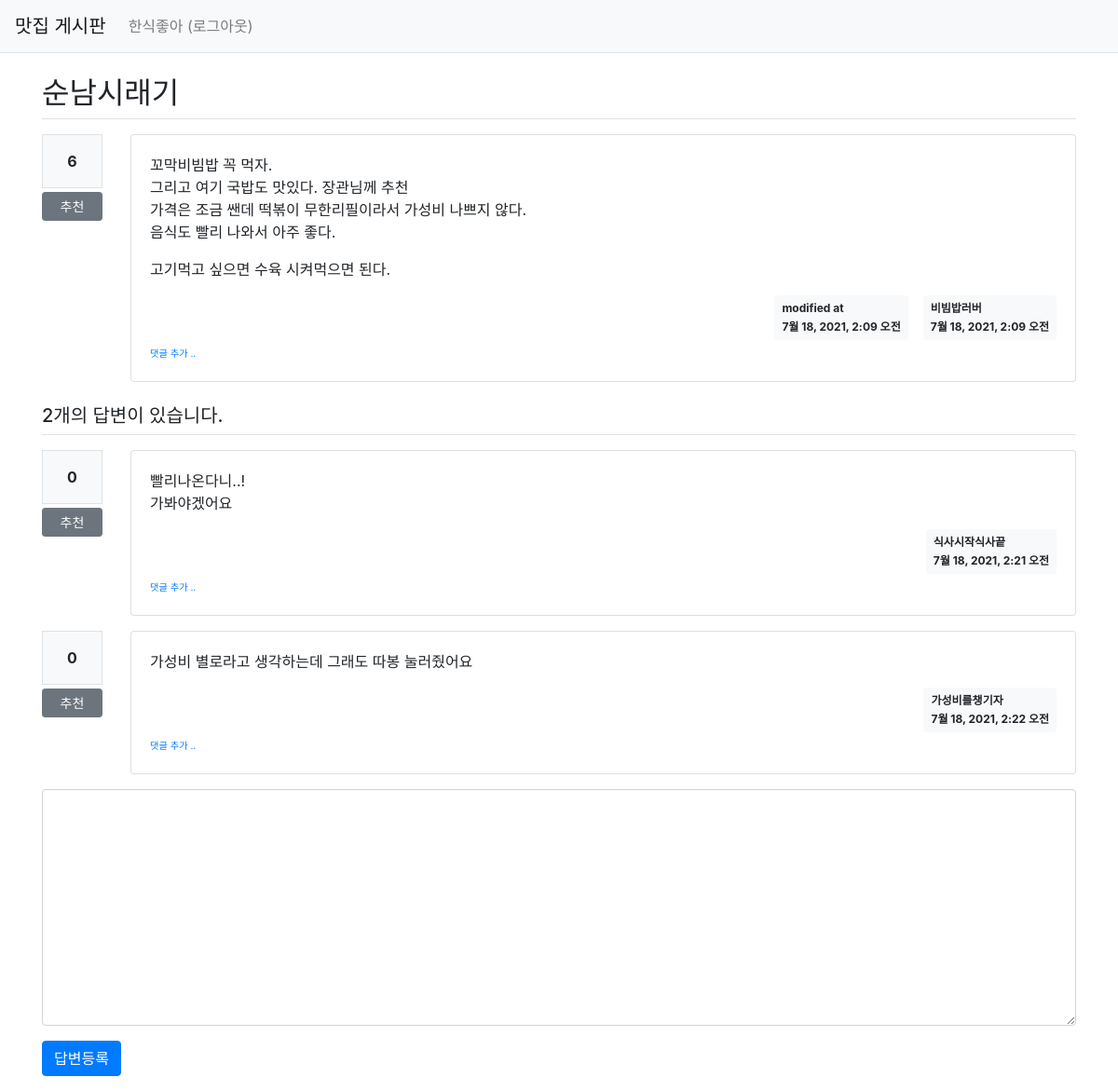
The page /pybo/22/ (signed in) on the database its author committed.
### pybo/models.py (models this page shows, shortened)
class Question(models.Model):
    author = models.ForeignKey(User, on_delete=models.CASCADE, related_name='author_question')
    subject = models.CharField(max_length=200)
    content = models.TextField()
    create_date = models.DateTimeField()
    modify_date = models.DateTimeField(null=True, blank=True)
    voter = models.ManyToManyField(User, related_name='voter_question')

class Answer(models.Model):
    author = models.ForeignKey(User, on_delete=models.CASCADE, related_name='author_answer')
    question = models.ForeignKey(Question, on_delete=models.CASCADE)
    content = models.TextField()
    create_date = models.DateTimeField()
    modify_date = models.DateTimeField(null=True, blank=True)
    voter = models.ManyToManyField(User, related_name='voter_answer')

### pybo/views/base_views.py (the view)
# urls.py: path('<int:question_id>/', base_views.detail, name='detail'),
def detail(request, question_id):
    question = get_object_or_404(Question, pk=question_id)
    context = {'question': question}
    return render(request, 'pybo/question_detail.html', context)

### pybo/templatetags/pybo_filter.py (called while the page is built)
@register.filter()
def mark(value):
    extensions = ["nl2br", "fenced_code"]
    return mark_safe(markdown.markdown(value, extensions=extensions))

### templates/pybo/question_detail.html (shortened to what this page needs)
{% extends 'base.html' %}
{% load pybo_filter %}
{% block content %}
<div class="container my-3">
    <h2 class="border-bottom py-2">{{ question.subject }}</h2>
    <div class="row my-3">
        <div class="col-1">
            <div class="bg-light text-center p-3 border font-weight-bolder mb-1">{{question.voter.count}}</div>
            <a href="#" data-uri="{% url 'pybo:vote_question' question.id  %}"
               class="recommend btn btn-sm btn-secondary btn-block my-1">추천</a>
        </div>
        <div class="col-11">
            <div class="card">
                <div class="card-body">
                    <div class="card-text">{{ question.content|mark }}</div>
                    <div class="d-flex justify-content-end">
                        {% if question.modify_date %}
                        <div class="badge badge-light p-2 text-left mx-3">
                            <div class="mb-2">modified at</div>
                            <div>{{ question.modify_date }}</div>
                        </div>
                        {% endif %}
                        <div class="badge badge-light p-2 text-left">
                            <div class="mb-2">{{ question.author.username }}</div>
                            <div>{{ question.create_date }}</div>
                        </div>
                    </div>
                    <div>
                        <a href="{% url 'pybo:comment_create_question' question.id  %}"
                           class="small"><small>댓글 추가 ..</small></a>
                    </div>
                </div>
            </div>
        </div>
    </div>
    <h5 class="border-bottom my-3 py-2">{{question.answer_set.count}}개의 답변이 있습니다.</h5>
    {% for answer in question.answer_set.all %}
    <div class="row my-3">
        <div class="col-1">
            <div class="bg-light text-center p-3 border font-weight-bolder mb-1">{{answer.voter.count}}</div>
            <a href="#" data-uri="{% url 'pybo:vote_answer' answer.id  %}"
                class="recommend btn btn-sm btn-secondary btn-block my-1">추천</a>
        </div>
        <div class="col-11">
            <div class="card">
                <div class="card-body">
                    <div class="card-text">{{ answer.content|mark }}</div>
                    <div class="d-flex justify-content-end">
                        <div class="badge badge-light p-2 text-left">
                            <div class="mb-2">{{ answer.author.username }}</div>
                            <div>{{ answer.create_date }}</div>
                        </div>
                    </div>
                    <div>
                        <a href="{% url 'pybo:comment_create_answer' answer.id  %}"
                           class="small"><small>댓글 추가 ..</small></a>
                    </div>
                </div>
            </div>
        </div>
    </div>
    {% endfor %}
    <form action="{% url 'pybo:answer_create' question.id %}" method="post" class="my-3">
        <div class="form-group">
            <textarea {% if not user.is_authenticated %}disabled{% endif %}
              name="content" id="content" class="form-control" rows="10"></textarea>
        </div>
        <input type="submit" value="답변등록" class="btn btn-primary">
    </form>
</div>
{% endblock %}

### templates/navbar.html (shortened to what this page needs)
<nav class="navbar navbar-expand-lg navbar-light bg-light border-bottom">
    <a class="navbar-brand" href="{% url 'pybo:index' %}">맛집 게시판</a>
    <div class="collapse navbar-collapse flex-grow-0" id="navbarNav">
        <ul class="navbar-nav">
            <li class="nav-item ">
                {% if user.is_authenticated %}
                <a class="nav-link" href="{% url 'common:logout' %}">{{ user.username }} (로그아웃)</a>
                {% else %}
                <a class="nav-link" href="{% url 'common:login' %}">로그인</a>
                {% endif %}
            </li>
        </ul>
    </div>
</nav>

### rows shown on the page
Question: subject "순남시래기", voter.count "6", content|mark "꼬막비빔밥 꼭 먹자. 그리고 여기 국밥도 맛있다. 장관님께 추천 가격은 조금 쌘데 떡볶이 무한리필이라서 가성비 나쁘지 않다. 음식도 빨리 나와서 아주 좋다. 고기먹고 싶으면 수육 시켜먹으면 된다.", modify_date "7월 18, 2021, 2:09 오전", author.username "비빔밥러버", create_date "7월 18, 2021, 2:09 오전", answer_set.count "2"
Answer: voter.count "0", content|mark "빨리나온다니..! 가봐야겠어요", author.username "식사시작식사끝", create_date "7월 18, 2021, 2:21 오전"
Answer: voter.count "0", content|mark "가성비 별로라고 생각하는데 그래도 따봉 눌러줬어요", author.username "가성비를챙기자", create_date "7월 18, 2021, 2:22 오전"

### other values the page prints
{{ user.username }} "한식좋아"
